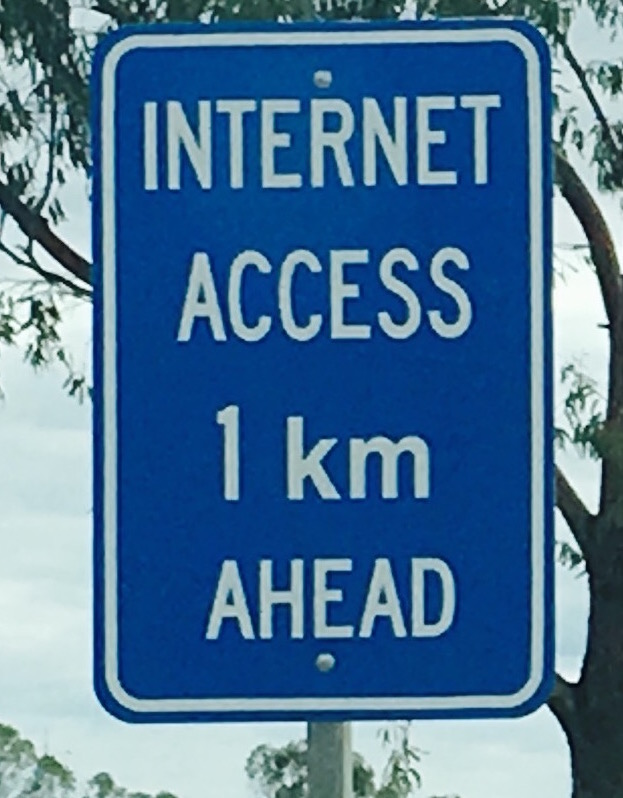
#> input picture images/cropped-sign.jpg, 623 x 798 px
$ python P_4_7_3_feature_matching.py
#> lines starting #> are read from the running program, lines starting #| are printed output that depends on the picture; pictures that were not available may be replaced by others from this repository, and a replacement may not be noted
# Author: Sisi(Scarlett) Liu <scarlett.liu@csu.edu.cn>
# Uni: Central South University, Changsha, China
# Online course: Robotic Vision and Applications
# Created: 09-Sep-2020   Modified: 09-Sep-2020   Revision: 1.0
# Copyright � 2020 SR2V Ltd. All rights reserved

# Lecture 4-7-3 Feature Matching

# load library
import numpy as np
import cv2

# read images
img1_rgb = cv2.resize(cv2.imread('images/cropped-sign.jpg'),None,fx=0.5,fy=0.5) # queryImage
img2_rgb = cv2.resize(cv2.imread('images/Dr1.JPG'), None,fx=0.25,fy=0.25) # trainImage
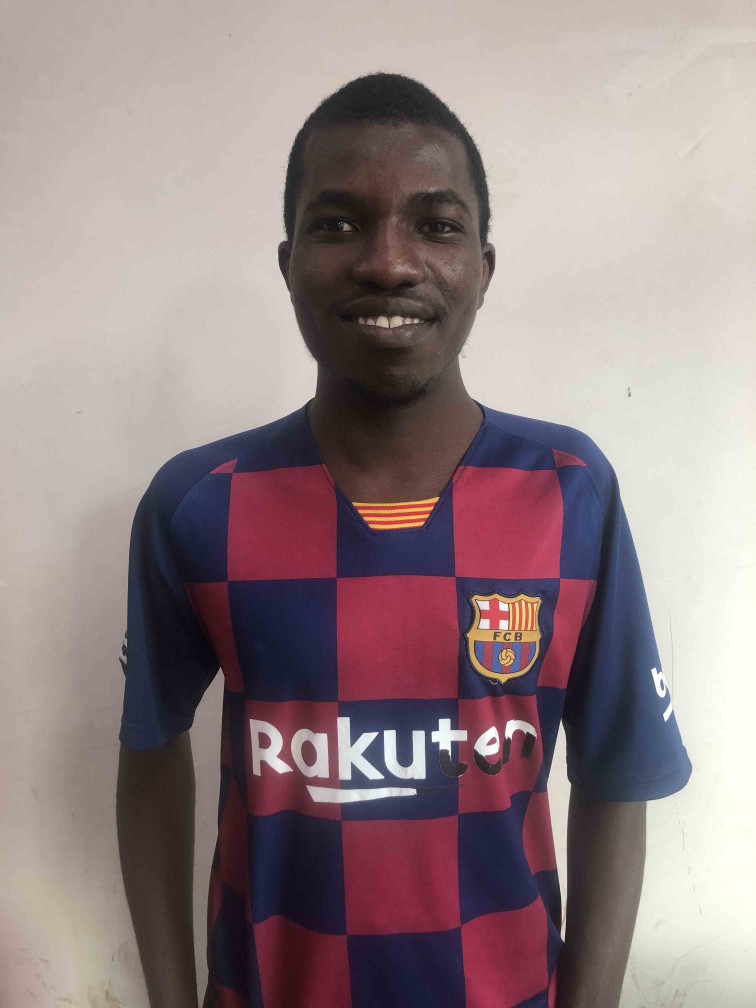
#> input picture test2.jpg, 3024 x 4032 px, given in place of Dr1.JPG, which was not available (shown at 1/4 size)
img1 = cv2.cvtColor(img1_rgb, cv2.COLOR_BGR2GRAY)
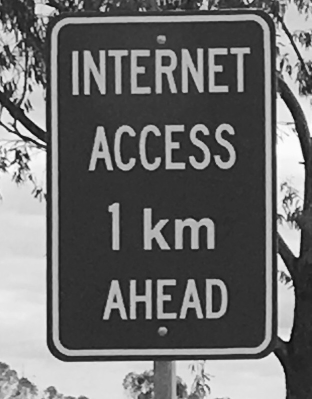
#> img1: shape (399, 312); min 7, max 253, mean 108.1
img2 = cv2.cvtColor(img2_rgb, cv2.COLOR_BGR2GRAY)

# CHECK DIFFERENT FEATURES
# F1. -------- Haris corner detection --------
img2_F1 = img2_rgb.copy()
img2_32 = np.float32(img2)
dst = cv2.cornerHarris(img2_32, blockSize=2, ksize=3, k=0.04)
# dilate to mark the corners
dst = cv2.dilate(dst, None)
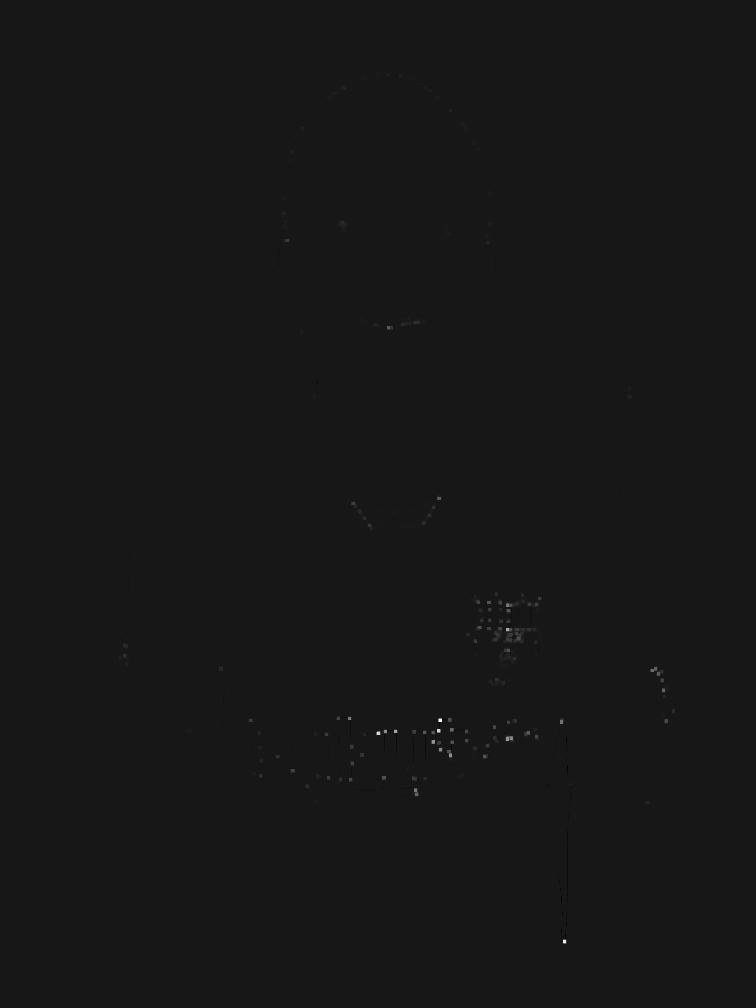
#> dst: shape (1008, 756) float32; min -9555245, max 93281016, mean 43233.2; drawn with min black and max white
img2_F1[dst > 0.05 * dst.max()] = [0, 255, 0]
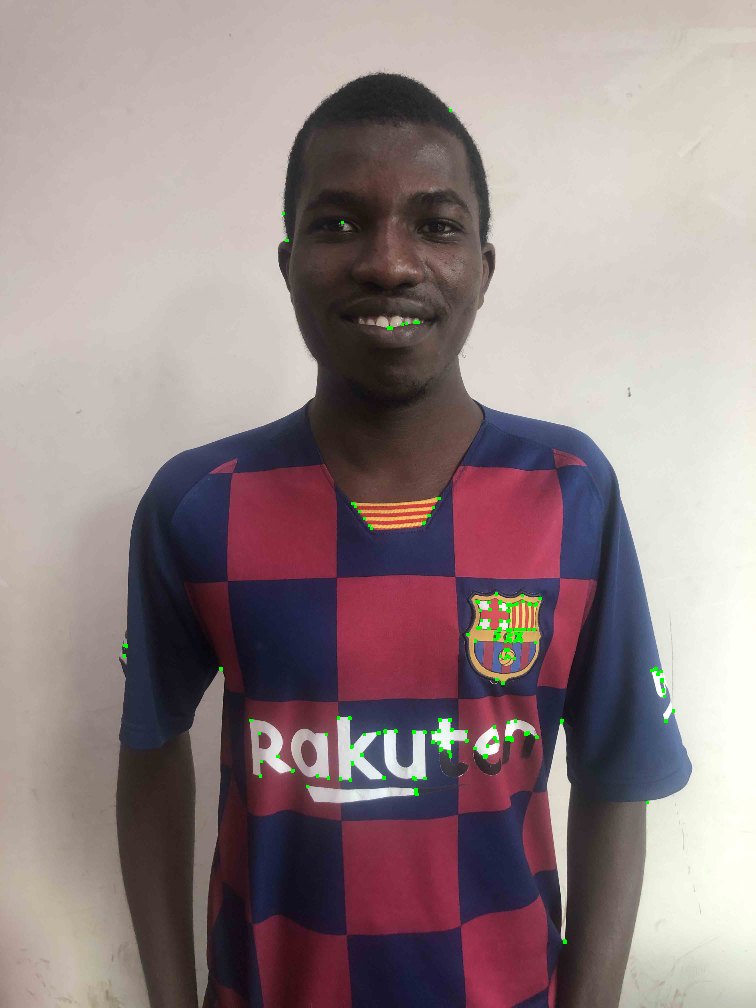
#> img2_F1: shape (1008, 756, 3); mean B, G, R 133.3, 131.9, 147.8
# show feature points
cv2.imshow('haris_corner', img2_F1)
cv2.waitKey()

# F2. --------  Shi-Tomasi corner detection --------
img2_F2 = img2_rgb.copy()
corners = cv2.goodFeaturesToTrack(img2, maxCorners=50, qualityLevel=0.02, minDistance=10)
#> corners = 50 rows, first 8: [438, 730], [439, 719], [440, 748], [378, 732], [432, 741], [506, 738], [564, 941], [451, 729]
corners = np.float32(corners)
for item in corners:
    x, y = item[0]
    cv2.circle(img2_F2, (x, y), 6, (0, 255, 0), -1)
#> this loop made 50 passes
#> (x, y) on passes 1 to 12: (438, 730), (439, 719), (440, 748), (378, 732), (432, 741), (506, 738), (564, 941), (451, 729), (415, 793), (383, 777), (527, 732), (394, 731)
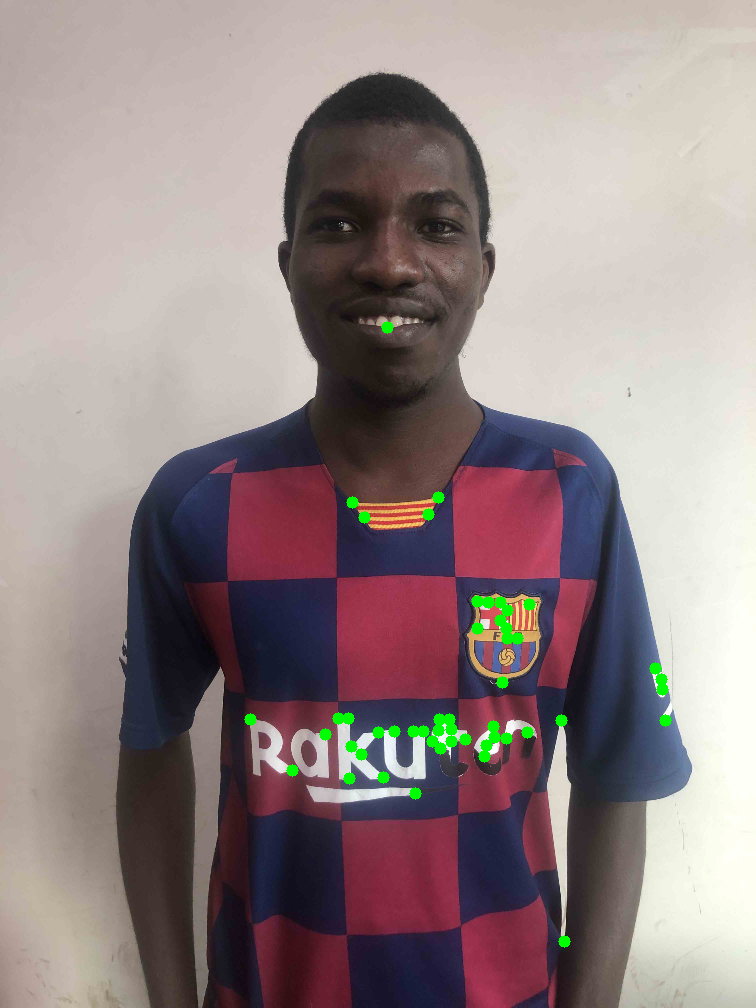
#> img2_F2: shape (1008, 756, 3); mean B, G, R 132.6, 132.5, 147.1
# show feature points
cv2.imshow('Shi-Tomasi_corner', img2_F2)
cv2.waitKey()

# [19 lines of commented-out code are left out]
img2_F5 = img2_rgb.copy()
fast = cv2.FastFeatureDetector_create()
fast.setNonmaxSuppression(True)
fast.setThreshold(50) # default is 1, too many key points...
kp = fast.detect(img2, None)
#> kp = 301 keypoints; strongest (x, y, size): (341, 222, 7), (439, 720, 7), (438, 730, 7), (415, 792, 7)
kp_img = cv2.drawKeypoints(img2_F5, kp, None, color=(0, 255, 0))
# show feature points
cv2.imshow('FAST', kp_img)
cv2.waitKey()
cv2.destroyAllWindows # close the img window

# F6. --------  ORB --------
img2_F6 = img2_rgb.copy()
orb = cv2.ORB_create(nfeatures=2000)
kp, des = orb.detectAndCompute(img2, None)
#> kp = 2000 keypoints; strongest (x, y, size): (447, 750, 31), (439, 720, 31), (446, 750, 37.2), (508, 737, 31)
kp_img = cv2.drawKeypoints(img2_F6, kp, None, color=(0, 255, 0), flags=0)
# show feature points
cv2.imshow('ORB', kp_img)
cv2.waitKey()
cv2.destroyAllWindows # close the img window


## FEATURE Matching
# find the keypoints and descriptors with ORB
orb = cv2.ORB_create(nfeatures=2000)
kp1, des1 = orb.detectAndCompute(img1, None)
#> kp1 = 1562 keypoints; strongest (x, y, size): (272, 353, 31), (44, 130, 31), (44, 128, 37.2), (152, 362, 31)
kp2, des2 = orb.detectAndCompute(img2, None)
#> kp2 has the same summary as kp

# M1. --------------  Brute-Force (BF) Matcher ------------------
# matcher takes normType, which is set to cv2.NORM_L2 for SIFT and SURF, cv2.NORM_HAMMING for ORB, FAST and BRIEF
bf = cv2.BFMatcher(cv2.NORM_HAMMING, crossCheck=True)
matches = bf.match(des1, des2)
#> matches = 428 matches
matches = sorted(matches, key=lambda x: x.distance)
# draw first 50 matches
match_img_BF = cv2.drawMatches(img1_rgb, kp1, img2_rgb, kp2, matches[:50], None)
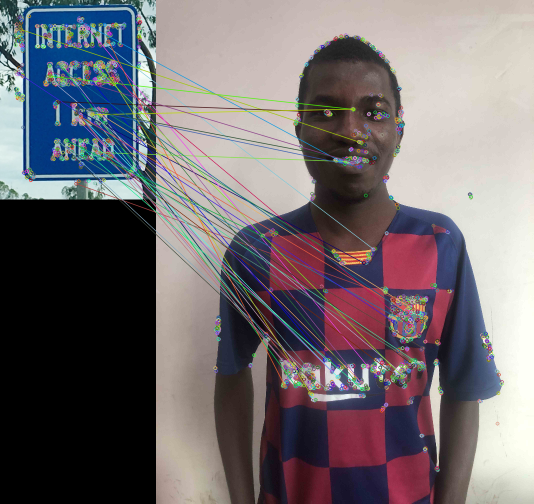
#> match_img_BF: shape (1008, 1068, 3) (shown at 1/2 size); mean B, G, R 111.5, 107.4, 114
cv2.imshow('Brute-Force (BF) Matches', match_img_BF)
cv2.waitKey()

# M2. --------------  FLANN based matcher ------------------
# FLANN parameters
index_params = dict(algorithm=6,
                    table_number=6,
                    key_size=12,
                    multi_probe_level=2)
search_params = {}
flann = cv2.FlannBasedMatcher(index_params, search_params)
matches = flann.knnMatch(des1, des2, k=2)
#> matches = 1562 matches
# As per Lowe's ratio test to filter good matches
good_matches = []
for m, n in matches:
    if m.distance < 0.7 * n.distance:
        good_matches.append(m)
#> after the loop, good_matches = 2 matches
# draw all good matches
match_img_FLANN = cv2.drawMatches(img1_rgb, kp1, img2_rgb, kp2, good_matches, None)
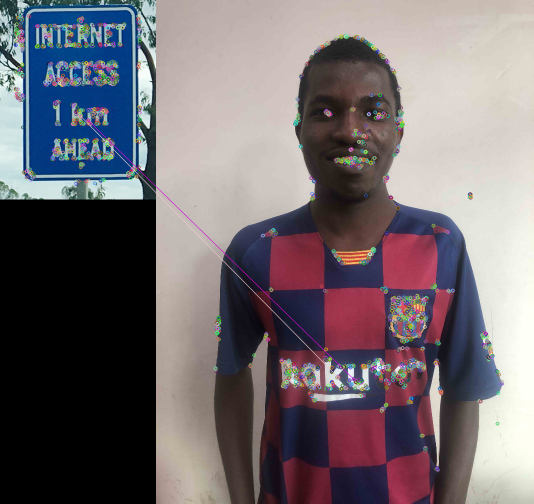
#> match_img_FLANN: shape (1008, 1068, 3) (shown at 1/2 size); mean B, G, R 111.8, 106.9, 114.4
cv2.imshow('FLANN based Matches', match_img_FLANN)
cv2.waitKey()
